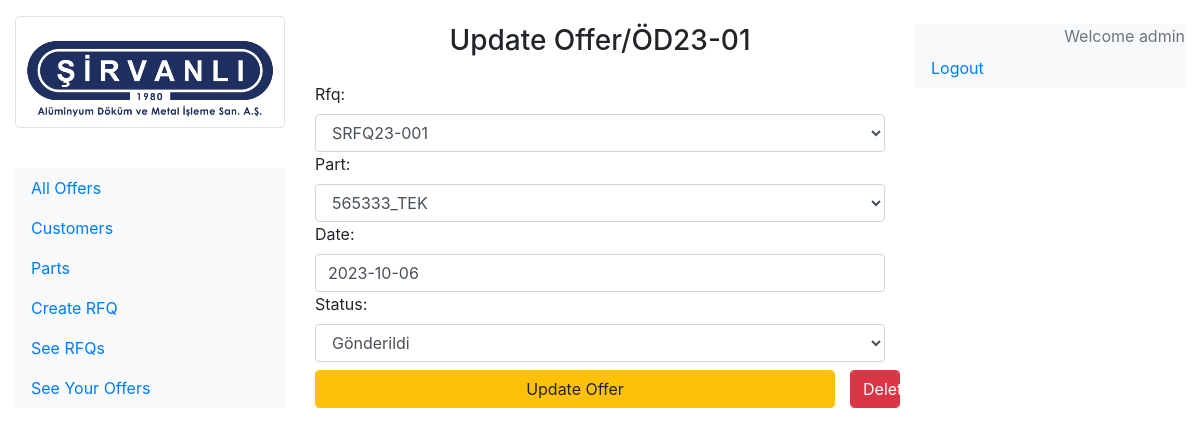
Screenshot of /update-offer/170 (signed in) with the database file from the repository.
### offer/models.py (models this page shows, shortened)
class Offer(models.Model):
    offer_no = models.CharField(max_length=25)
    rfq = models.ForeignKey(RFQ, on_delete=models.CASCADE, blank=True, null=True)
    part = models.ForeignKey(Part, on_delete=models.CASCADE)
    date = models.DateField(default=timezone.now)
    created_date = models.DateTimeField(default=timezone.now)
    related_person = models.ForeignKey(User, on_delete=models.CASCADE, null=True, blank=True)
    status = models.CharField(max_length=25, choices=(
        ('gonderildi', 'Gönderildi'),
        ('inceleniyor', 'İnceleniyor')
    ), default='inceleniyor')

### offer/views.py (the view)
# urls.py: path("update-offer/<int:id>", views.update_offer_view, name = "update-offer"),
@login_required(login_url='/user/login')
def update_offer_view(request, id):
    offer = Offer.objects.get(id=id)
    if request.method == "POST":
        form = CreateOfferForm(request.POST, instance=offer)
        if form.is_valid():
            form.save()
            return redirect('user-offer', id=request.user.id)
    else:
        form = CreateOfferForm(instance=offer)
    context = {'form':form, 'offer':offer}
    return render(request, 'offer/update-offer.html', context)

### offer/forms.py
class CreateOfferForm(forms.ModelForm):
    rfq = forms.ModelChoiceField(
        queryset = RFQ.objects.all(),
        required=True,
        widget=forms.Select(
            attrs={'class': 'form-control', 'placeholder': 'RFQ No'}
        ),
    )
    part = forms.ModelChoiceField(
        queryset = Part.objects.all(),
        required=True,
        widget=forms.Select(
            attrs={'class': 'form-control', 'placeholder': 'Part No'}),
    )
    date = forms.DateField(
       required=True,
       widget=forms.DateInput(
            attrs={'class': 'form-control', 'placeholder': 'yyyy-mm-dd'}),
    )
    status = forms.CharField(widget = forms.Select(
        choices=( ('gonderildi', 'Gönderildi'),
        ('inceleniyor', 'İnceleniyor')),
        attrs={'class': 'form-control'}))
    class Meta:
        model = Offer
        fields = '__all__'
        exclude = ['offer_no', 'created_date', 'related_person']

### offer/models.py (called while the page is built)
    def __str__(self):
        return self.part_no

    def __str__(self):
        return self.srv_rfq_no

### offer/templates/offer/update-offer.html (shortened to what this page needs)
{% extends 'base.html' %}
{% block content %}
    <h3 class="text-center my-4">
        Update Offer/{{offer.offer_no}}
    </h3>
    {% if request.user == offer.related_person %}
    <form action="" method="post" class="form">
        {{form}}
        <div class="row">
            <div class="col-md-11">
                <button type="submit" class="btn btn-warning form-control my-2">
                    Update Offer
                </button>
            </div>
            <div class="col-md-1 btn btn-danger form-control my-2">
                <a href="{% url 'delete-offer' offer.id %}" style="text-decoration: none; color: inherit;">
                    Delete
                </a>
            </div>
        </div>
    </form>
    {% else %}
        <script>window.location.href = "{% url 'offer-home' %}";</script>
    {% endif %}
{% endblock content %}

### templates/right-navbar.html (shortened to what this page needs)
<nav id="sidebar" class="c d-md-block bg-light sidebar my-4">
    <ul class="nav flex-column">
    {% if user.is_authenticated %}
    <div class="text-right text-muted">Welcome {{request.user}}</div>
    <li class="nav-item">
        <a class="nav-link" href="{% url 'logout' %}">
            Logout
        </a>
    </li>
    {% endif %}
    </ul>
</nav>

### rows the page displays
Offer: offer_no "ÖD23-01", rfq "SRFQ23-001", part "565333_TEK", date "2023-10-06", status "Gönderildi"

### other values shown
{{ request.user }} "admin"
